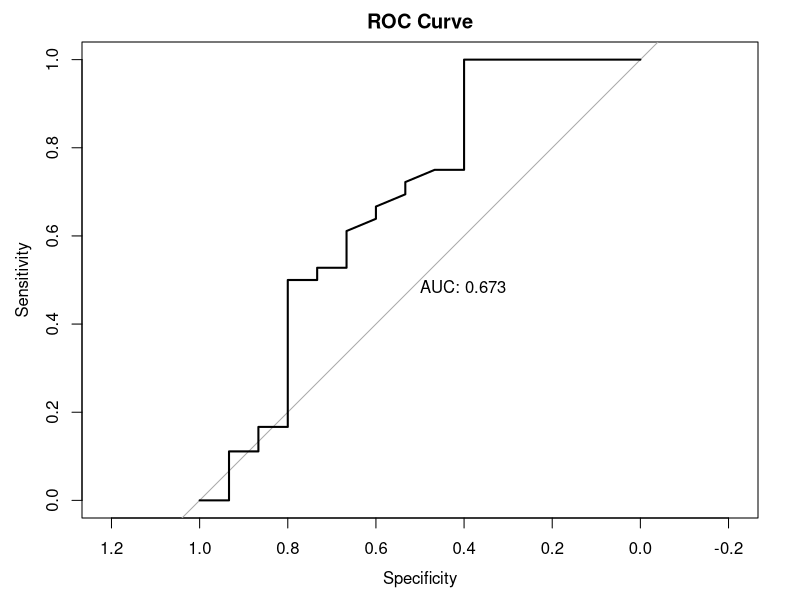
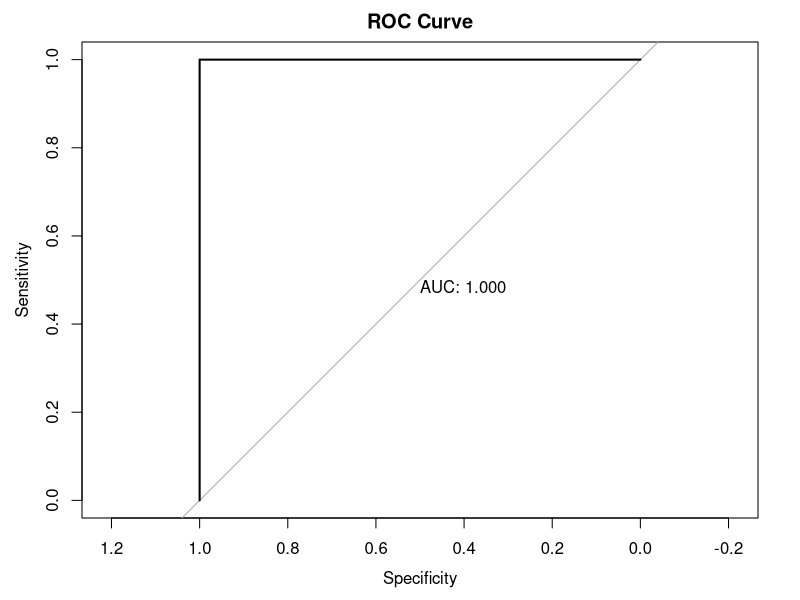
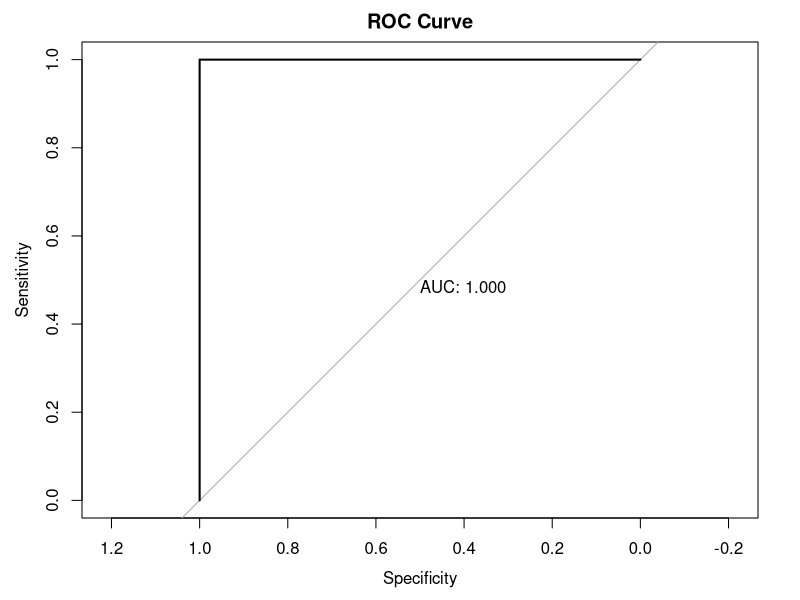
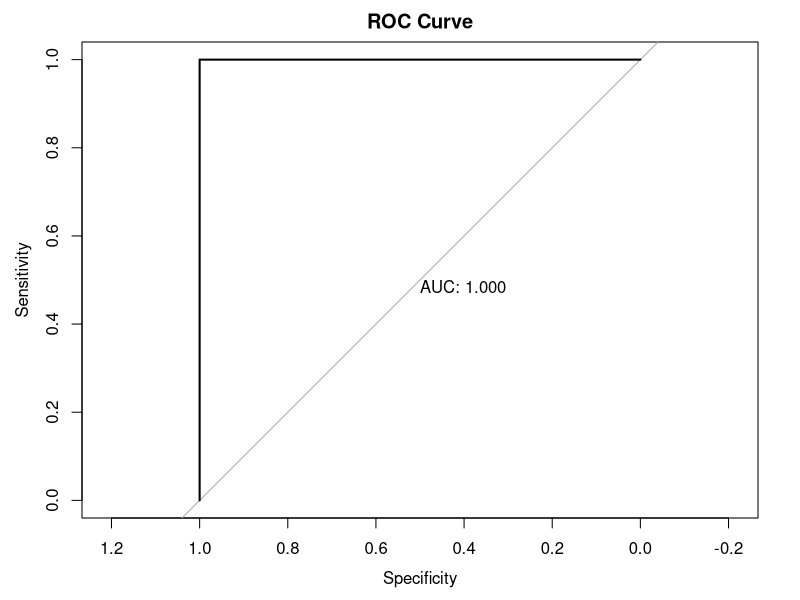
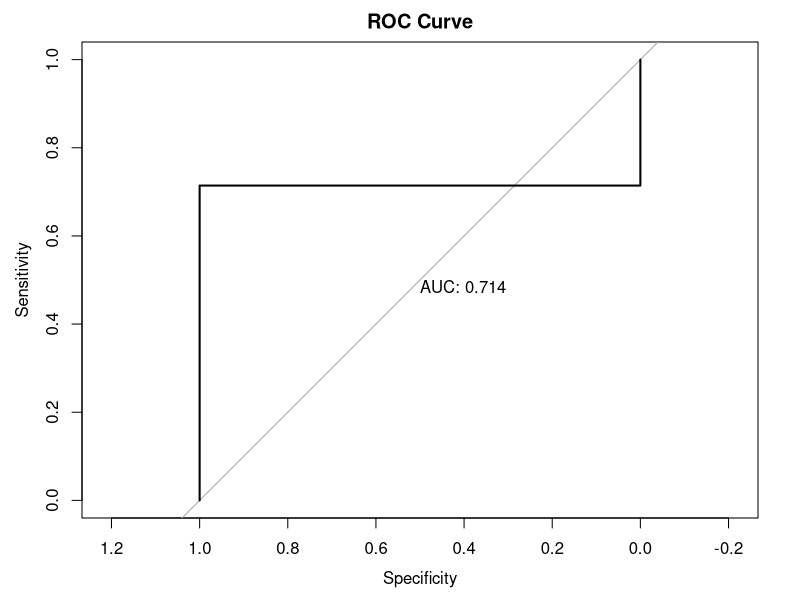
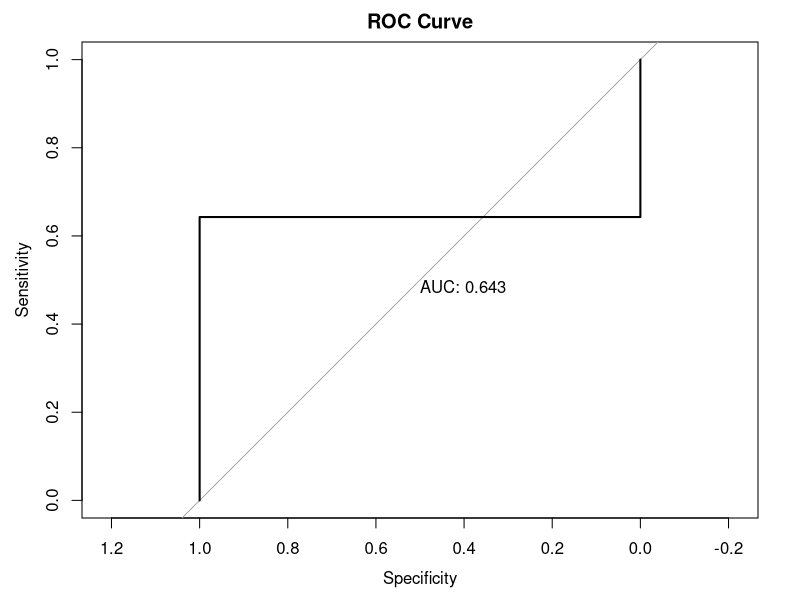
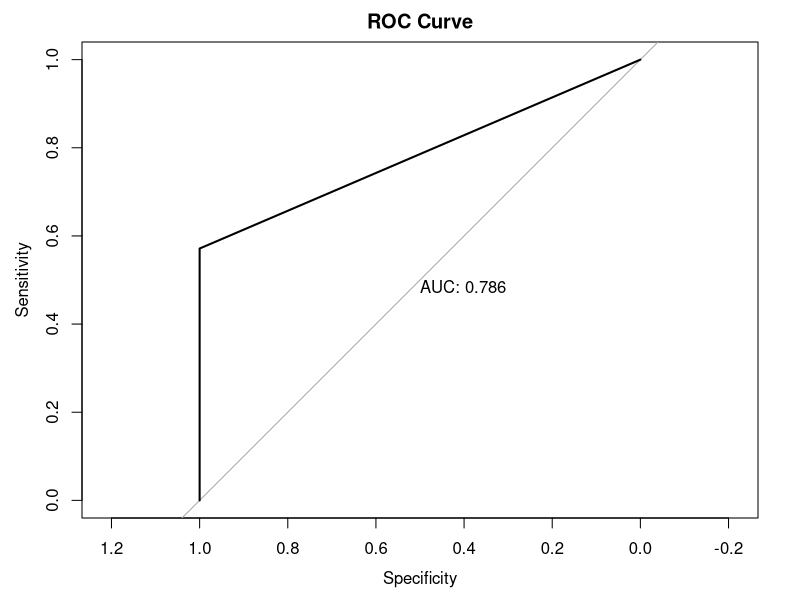
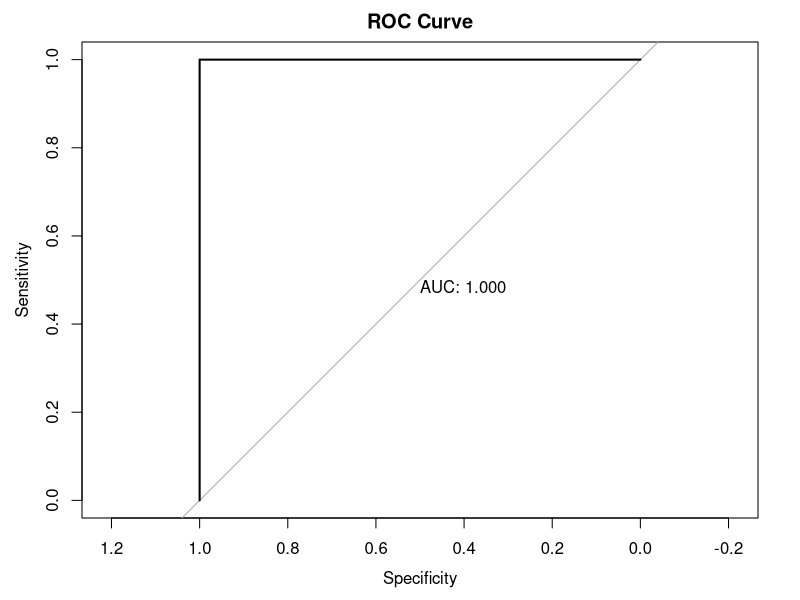

Reproduce these figures in R, in order. (Note: this script raises an error after producing the figures.)
## ---- chunk 1
suppressPackageStartupMessages({
    library(tidyverse)
    library(caret)
    library(pROC)
})
## ---- chunk 2
## Sample scores for the train set (80% of the randomly selected COAD samples)
## Only the top 15 validated RAVs
sampleScore_sub <- read.csv("data/sampleScore_train.csv", row.names = 1) # 261 samples x 15 RAVs

## Training set's metadata: character variables
charTb <- read.csv("data/meta_train_char.csv", row.names = 1) # 261 samples x 182 metadata attributes (char)

## All the metadata for training data with >10% completeness (for color)
meta_train <- read.csv("data/meta_train_all.csv", row.names = 1) # 261 samples x 869 metadata attributes (>10% complete)

## Convert character variables into the `factor` data type
factorTb <- meta_train
factorTb[sapply(factorTb, is.character)] <- lapply(factorTb[sapply(factorTb, is.character)], factor)
## ---- chunk 3
#' Function to preprocess data
#' 
#' @param data A matrix with taxa (row) and samples (column), stored in the 
#' assay slot of the TreeSummarizedExperiment object.
#' @param min Integer(1). The minimum number of samples detecting the feature.
#' Default is 0.
#' 
preprocess_data <- function(data, min = 0) {
  keep_features <- rowSums(data > 0) >= min
  data <- data[keep_features, ]
  return(data)
}

#' Evaluate Random Forest classification model using ROC curve
#' 
#' @import caret
#' @import pROC
#' 
#' @param data A matrix with taxa (row) and samples (column), stored in the 
#' assay slot of the TreeSummarizedExperiment object.
#' @param labels A vector of outcomes. The number of samples and the length of 
#' labels should be same.
#' @param min Integer(1). The minimum number of samples detecting the feature.
#' Default is 0.
#' @param p The percentage of data that goes to training. Between 0 and 1. Default is 0.8.
#' @param aucOnly If `TRUE`, this function returns only the AUC. 
#' 
#' @examples
#' se <- curated_cmd |>
#'     filter(study_name == "HanniganGD_2017") |>
#'     filter(disease %in% c("Healthy", "Colorectal Carcinoma")) |>
#'     select(where(~ !all(is.na(.x)))) |> 
#'     returnSamples("relative_abundance", rownames = "short")
#' 
#' data <- assay(se)
#' labels <- colData(se)$disease %>% factor
#' evaluateRFmodel(data, labels)
#' 
evaluateRFmodel <- function(data, labels, p = 0.8, min = 0, aucOnly = FALSE) {
    
    ## Sanity check
    if (ncol(data) != length(labels)) {
        msg <- "The number of samples and the length of labels are different."
        stop(msg)
    }
    
    ## Preprocess data
    data <- preprocess_data(data, min = min)
  
    ## Split data into training and test sets
    train_index <- createDataPartition(labels, p = p, list = FALSE)
    train_data <- data[,train_index] |> t()
    train_labels <- labels[train_index]
    test_data <- data[,-train_index] |> t()
    test_labels <- labels[-train_index]
  
    ## Binary or Multinomial Logit
    lvs <- levels(train_labels)
    nlvs <- nlevels(train_labels)
    if (nlvs == 2) {
        train_metric <- "Accuracy"
    } else if (nlvs > 2) {
        train_metric <- "MultinomialLogitMetric"
    }
    
    ## Train random forest model with nested cross-validation
    rf_model <- train(
        train_data, train_labels,
        method = "rf", # random forest
        metric = train_metric,
        trControl = trainControl(
            method = "repeatedcv", # repeating cross-validation
            number = 5, # number of re-sampling iterations
            repeats = 5,
            search = "random"),
        tuneLength = 20
    )
  
    ## Evaluate model performance on test set
    predictions <- predict(rf_model, newdata = test_data, type = "prob")
    
    ## Generate ROC curve
    if (nlvs == 2) {
        roc_obj <- roc(response = factor(test_labels, levels = lvs),
                       predictor = predictions[, 2],
                       levels = rev(lvs))
        if (isTRUE(aucOnly)) {
            return(roc_obj$auc)
        } else {
            plot(roc_obj, print.auc = TRUE, main = "ROC Curve") # plot ROC curve
        }
    } else {
        roc_obj <- multiclass.roc(response = factor(test_labels, levels = lvs),
                                  predictor = predictions)
        if (isFALSE(aucOnly)) {
            msg <- "A multiclass AUC is a mean of several auc and cannot be plotted."
            message(msg)
        }
        return(roc_obj$auc)
    }
}
## ---- chunk 4
validated_RAVs <- c("RAV188", "RAV832", "RAV579", "RAV1166", "RAV220")
# target_attr <- "patient.lymphatic_invasion"
# target_RAVs <- c("RAV220", "RAV833", "RAV1575", validated_RAVs) %>% unique
target_attr <- "patient.bcr_canonical_check.bcr_patient_canonical_status"
target_RAVs <- c("RAV1302", "RAV517", validated_RAVs) %>% unique
# target_attr <- "pathologic_stage"
# target_RAVs <- c("RAV832", "RAV61", "RAV834")

labels <- factorTb[[target_attr]]
nonNALabels <- which(!is.na(labels))
data <- sampleScore_sub[,target_RAVs]

train_data <- data[nonNALabels,]
train_labels <- labels[nonNALabels]

set.seed(1234)
evaluateRFmodel(data = t(train_data), labels = train_labels)
## ---- chunk 5
# validated_RAVs <- c("RAV188", "RAV832", "RAV579", "RAV1166", "RAV220")
validated_RAVs <- c("RAV61", "RAV188", "RAV192", "RAV220", "RAV324", "RAV517", "RAV579", "RAV832", "RAV833", "RAV834", "RAV868", "RAV1008", "RAV1166", "RAV1302", "RAV1575")
# target_attr <- "patient.lymphatic_invasion"
# target_RAVs <- c("RAV220", "RAV833", "RAV1575", validated_RAVs) %>% unique
#target_attr <- "patient.bcr_canonical_check.bcr_patient_canonical_status"
target_attr <- "patient.microsatellite_instability"
target_RAVs <- c(validated_RAVs) %>% unique
# target_attr <- "pathologic_stage"
# target_RAVs <- c("RAV832", "RAV61", "RAV834")
  

validated_RAVs <- c("RAV61", "RAV188", "RAV192", "RAV220", "RAV324", "RAV517", "RAV579", "RAV832", "RAV833", "RAV834", "RAV868", "RAV1008", "RAV1166", "RAV1302", "RAV1575")
target_attr <- "patient.microsatellite_instability"

labels <- factorTb[[target_attr]]
nonNALabels <- which(!is.na(labels))
data <- sampleScore_sub[,validated_RAVs]

train_data <- data[nonNALabels,]
train_labels <- labels[nonNALabels]

set.seed(1234)
evaluateRFmodel(data = t(train_data), labels = train_labels)
## ---- chunk 6
validated_RAVs <- c("RAV61", "RAV188", "RAV192", "RAV220", "RAV324", "RAV517", "RAV579", "RAV832", "RAV833", "RAV834", "RAV868", "RAV1008", "RAV1166", "RAV1302", "RAV1575")
target_attr <- "patient.microsatellite_instability"

labels <- factorTb[[target_attr]]
nonNALabels <- which(!is.na(labels))
data <- sampleScore_sub[,validated_RAVs]

train_data <- data[nonNALabels,]
train_labels <- labels[nonNALabels]

set.seed(1234)
evaluateRFmodel(data = t(train_data), labels = train_labels)
## ---- chunk 7
validated_RAVs <- c("RAV61", "RAV188", "RAV192", "RAV220", "RAV324", "RAV517", "RAV579", "RAV832", "RAV833", "RAV834") #Removing RAVs 868, 1008, 1166, 1302, 1575 has no effect
# Removing RAV834 lowered the score by 0.143 (AUC score: 0.857)
target_attr <- "patient.microsatellite_instability"

labels <- factorTb[[target_attr]]
nonNALabels <- which(!is.na(labels))
data <- sampleScore_sub[,validated_RAVs]

train_data <- data[nonNALabels,]
train_labels <- labels[nonNALabels]

set.seed(1234)
evaluateRFmodel(data = t(train_data), labels = train_labels)
## ---- chunk 8
validated_RAVs <- c("RAV192", "RAV1575") # Add on RAV832 AUC: 0.786, RAV833: 0.857, RAV834: 1.00

target_attr <- "patient.microsatellite_instability"

labels <- factorTb[[target_attr]]
nonNALabels <- which(!is.na(labels))
data <- sampleScore_sub[,validated_RAVs]

train_data <- data[nonNALabels,]
train_labels <- labels[nonNALabels]

set.seed(1234)
evaluateRFmodel(data = t(train_data), labels = train_labels)
## ---- chunk 9
validated_RAVs <- c("RAV192", "RAV324", "RAV517", "RAV579", "RAV868", "RAV1008", "RAV1302") #Removing only 834 lowers the score by 0.214 (AUC: 0.786)
target_attr <- "patient.microsatellite_instability"

labels <- factorTb[[target_attr]]
nonNALabels <- which(!is.na(labels))
data <- sampleScore_sub[,validated_RAVs]

train_data <- data[nonNALabels,]
train_labels <- labels[nonNALabels]

set.seed(1234)
evaluateRFmodel(data = t(train_data), labels = train_labels)
## ---- chunk 10
#Start here, 7/20/24
validated_RAVs <- c("RAV324", "RAV517")
target_attr <- "patient.microsatellite_instability"

labels <- factorTb[[target_attr]]
nonNALabels <- which(!is.na(labels))
data <- sampleScore_sub[,validated_RAVs]

train_data <- data[nonNALabels,]
train_labels <- labels[nonNALabels]

set.seed(1234)
testing <- evaluateRFmodel(data = t(train_data), labels = train_labels)
testing$auc
## ---- chunk 11
#All 15 validated RAVs: 61, 188, 192, 220, 324, 517, 579, 832, 833, 834, 868, 1008, 1166, 1302, 1575

validated_RAVs <- c("RAV834", "RAV1575")
target_attr <- "patient.microsatellite_instability"

labels <- factorTb[[target_attr]]
nonNALabels <- which(!is.na(labels))
data <- sampleScore_sub[,validated_RAVs]

train_data <- data[nonNALabels,]
train_labels <- labels[nonNALabels]

set.seed(1234)
evaluateRFmodel(data = t(train_data), labels = train_labels)
## ---- chunk 12
#All 15 validated RAVs: 61, 188, 192, 220, 324, 517, 579, 832, 833, 834, 868, 1008, 1166, 1302, 1575
#Remove RAV 834 completely. Remove one RAV and run the evaluation model with the other 13 RAVs.

validated_RAVs <- c("RAV61", "RAV188", "RAV192", "RAV220", "RAV324", "RAV579", "RAV832", "RAV833", "RAV868", "RAV1008", "RAV1166", "RAV1302", "RAV1575")
target_attr <- "patient.microsatellite_instability"

labels <- factorTb[[target_attr]]
nonNALabels <- which(!is.na(labels))
data <- sampleScore_sub[,validated_RAVs]

train_data <- data[nonNALabels,]
train_labels <- labels[nonNALabels]

set.seed(1234)
evaluateRFmodel(data = t(train_data), labels = train_labels)

## ---- chunk 13
#All 15 validated RAVs: 61, 188, 192, 220, 324, 517, 579, 832, 833, 834, 868, 1008, 1166, 1302, 1575
#Remove RAVs 517 and 834 completely. Remove one RAV and run the evaluation model with the other 12 RAVs.

validated_RAVs <- c("RAV61", "RAV188", "RAV192", "RAV220", "RAV324", "RAV579", "RAV832", "RAV833", "RAV868", "RAV1008", "RAV1166", "RAV1302")
target_attr <- "patient.microsatellite_instability"

labels <- factorTb[[target_attr]]
nonNALabels <- which(!is.na(labels))
data <- sampleScore_sub[,validated_RAVs]

train_data <- data[nonNALabels,]
train_labels <- labels[nonNALabels]

set.seed(1234)
evaluateRFmodel(data = t(train_data), labels = train_labels)

## ---- chunk 14
#All 15 validated RAVs: 61, 188, 192, 220, 324, 517, 579, 832, 833, 834, 868, 1008, 1166, 1302, 1575
#Remove RAVs 517, 220, 579, 834, 868, 1008, 1166, and 1302.

validated_RAVs <- c("RAV61", "RAV188", "RAV192", "RAV324", "RAV832", "RAV833", "RAV1575")
target_attr <- "patient.microsatellite_instability"

labels <- factorTb[[target_attr]]
nonNALabels <- which(!is.na(labels))
data <- sampleScore_sub[,validated_RAVs]

train_data <- data[nonNALabels,]
train_labels <- labels[nonNALabels]

set.seed(1234)
evaluateRFmodel(data = t(train_data), labels = train_labels)

## ---- chunk 15
#All 15 validated RAVs: 61, 188, 192, 220, 324, 517, 579, 832, 833, 834, 868, 1008, 1166, 1302, 1575
#Remove RAVs 517, 220, 579, 833, 834, 868, 1008, 1166, and 1302.

validated_RAVs <- c("RAV61", "RAV188", "RAV192", "RAV324")
target_attr <- "patient.microsatellite_instability"

labels <- factorTb[[target_attr]]
nonNALabels <- which(!is.na(labels))
data <- sampleScore_sub[,validated_RAVs]

train_data <- data[nonNALabels,]
train_labels <- labels[nonNALabels]

set.seed(1234)
evaluateRFmodel(data = t(train_data), labels = train_labels)
## ---- chunk 16
#All 15 validated RAVs: 61, 188, 192, 220, 324, 517, 579, 832, 833, 834, 868, 1008, 1166, 1302, 1575
#Remove RAVs 517, 220, 579, 832, 833, 834, 868, 1008, 1166, and 1302.

validated_RAVs <- c("RAV61", "RAV188", "RAV192", "RAV324")
target_attr <- "patient.microsatellite_instability"

labels <- factorTb[[target_attr]]
nonNALabels <- which(!is.na(labels))
data <- sampleScore_sub[,validated_RAVs]

train_data <- data[nonNALabels,]
train_labels <- labels[nonNALabels]

set.seed(1234)
evaluateRFmodel(data = t(train_data), labels = train_labels)
## ---- chunk 17
# All 15 validated RAVs: 188, 832, 579, 1166, 220, 1302, 834, 1008, 324, 868, 1575, 61, 833, 517, 192
validated_RAVs <- c("RAV188", "RAV832", "RAV579", "RAV1166", "RAV220", "RAV1302", "RAV1008", "RAV324", "RAV868", "RAV1575", "RAV61", "RAV833", "RAV517", "RAV192")
target_attr <- "patient.microsatellite_instability"

# for (i in 1:length(validated_RAVs)) {
#   validated_RAV <- validated_RAVs[-i]
#   
#   labels <- factorTb[[target_attr]]
#   nonNALabels <- which(!is.na(labels))
#   data <- sampleScore_sub[,validated_RAV]
#   
#   train_data <- data[nonNALabels,]
#   train_labels <- labels[nonNALabels]
#   
#   set.seed(1234)
#   RFmodel <- evaluateRFmodel(data = t(train_data), labels = train_labels)
#   print(RFmodel$auc)
# }


# We want to detect which RAVs can be removed and will actually increase the AUC score
# To do this, remove RAV 834 to create your point of reference AUC
# most_relevant_RAVs <- function(validated_RAVs, target_attr) {
#   auc_843_removed <- 0.7857
#   
#   for (i in 1:length(validated_RAVs)) {
#   validated_RAV <- validated_RAVs[-i]
#   
#   labels <- factorTb[[target_attr]]
#   nonNALabels <- which(!is.na(labels))
#   data <- sampleScore_sub[,validated_RAV]
#   
#   train_data <- data[nonNALabels,]
#   train_labels <- labels[nonNALabels]
#   set.seed(1234)
#   RFmodel <- evaluateRFmodel(data = t(train_data), labels = train_labels)
#   
#   print(RFmodel$auc)
#   print(validated_RAVs[i])
#   
#   if (RFmodel$auc > auc_843_removed) {
#     auc_differential <- round(abs(RFmodel$auc - auc_843_removed))
#     RAV_list <- c(RAV_list, validated_RAVs[i])
#   } else if (RFmodel$auc == auc_843_removed) {
#       RAV_list_2 <- c(RAV_list_2, validated_RAVs[i])
#   } else {
#       next
#     }
#   }
# }
# 
# most_relevant_RAVs(validated_RAVs, target_attr)
## ---- chunk 18
validated_RAVs <- c("RAV188", "RAV832", "RAV579", "RAV1166", "RAV220", "RAV1302", "RAV1008", "RAV324", "RAV868", "RAV1575", "RAV61", "RAV833", "RAV517", "RAV192")

auc_df <- data.frame(matrix(ncol=14, nrow=3))
colnames(auc_df) <- validated_RAVs

auc_differential <- 0
auc_start <- auc_834
auc_834 <- 0.7857 #RAV 834 Removed
index_store <- c(13)
## ---- chunk 19

validated_RAVs <- validated_RAVs[-index_store] 

for (i in 1:length(validated_RAVs)) {
  labels <- factorTb[[target_attr]]
  nonNALabels <- which(!is.na(labels))
  data <- sampleScore_sub[,validated_RAVs[-i]]
  
  train_data <- data[nonNALabels,]
  train_labels <- labels[nonNALabels]
 
  set.seed(1234)
  RFmodel <- evaluateRFmodel(data = t(train_data), labels = train_labels)
  
  new_auc <- round(RFmodel$auc, 4)
  auc_df[validated_RAVs[i]][3,] <- new_auc
  
  if (new_auc > auc_start) {
    auc_placeholder <- abs(new_auc - auc_start)
    if (auc_placeholder >= auc_differential) {
      auc_differential <- auc_placeholder
      index_store <- c(index_store, i)
    }
    
  } else {
    print("Lower")
  }
}
## ---- chunk 20
auc_df <- replace(auc_df, is.na(auc_df), 0)

pheatmap::pheatmap(as.matrix(auc_df), treeheight_row = 0, treeheight_col = 0, display_numbers=TRUE, cluster_rows=FALSE, cluster_cols=FALSE, color=paletteer_c("ggthemes::Blue-Green Sequential", 20))
